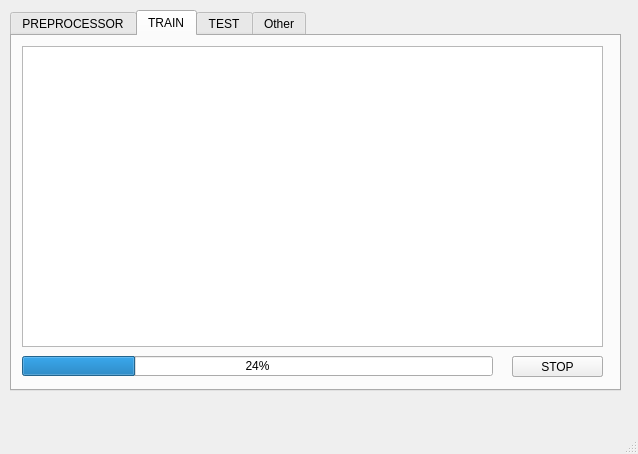
<?xml version="1.0" encoding="UTF-8"?>
<ui version="4.0">
 <class>MainWindow</class>
 <widget class="QMainWindow" name="MainWindow">
  <property name="geometry">
   <rect>
    <x>0</x>
    <y>0</y>
    <width>638</width>
    <height>454</height>
   </rect>
  </property>
  <property name="windowTitle">
   <string>MainWindow</string>
  </property>
  <widget class="QWidget" name="centralwidget">
   <widget class="QTabWidget" name="tabWidget">
    <property name="geometry">
     <rect>
      <x>10</x>
      <y>10</y>
      <width>611</width>
      <height>381</height>
     </rect>
    </property>
    <property name="currentIndex">
     <number>1</number>
    </property>
    <widget class="QWidget" name="tab_2">
     <attribute name="title">
      <string>PREPROCESSOR</string>
     </attribute>
     <widget class="QProgressBar" name="progressBar_2">
      <property name="geometry">
       <rect>
        <x>10</x>
        <y>320</y>
        <width>471</width>
        <height>21</height>
       </rect>
      </property>
      <property name="value">
       <number>24</number>
      </property>
     </widget>
     <widget class="MplWidget2" name="mplwidget2" native="true">
      <property name="geometry">
       <rect>
        <x>10</x>
        <y>10</y>
        <width>581</width>
        <height>301</height>
       </rect>
      </property>
     </widget>
     <widget class="QPushButton" name="Dataset_Start">
      <property name="geometry">
       <rect>
        <x>500</x>
        <y>320</y>
        <width>91</width>
        <height>21</height>
       </rect>
      </property>
      <property name="text">
       <string>START</string>
      </property>
     </widget>
    </widget>
    <widget class="QWidget" name="tab">
     <attribute name="title">
      <string>TRAIN</string>
     </attribute>
     <widget class="QProgressBar" name="progressBar_Epoch">
      <property name="geometry">
       <rect>
        <x>10</x>
        <y>320</y>
        <width>471</width>
        <height>20</height>
       </rect>
      </property>
      <property name="value">
       <number>24</number>
      </property>
     </widget>
     <widget class="QPushButton" name="Train_Start">
      <property name="geometry">
       <rect>
        <x>500</x>
        <y>320</y>
        <width>91</width>
        <height>21</height>
       </rect>
      </property>
      <property name="text">
       <string>START</string>
      </property>
     </widget>
     <widget class="QTextEdit" name="process">
      <property name="geometry">
       <rect>
        <x>10</x>
        <y>10</y>
        <width>581</width>
        <height>301</height>
       </rect>
      </property>
      <property name="lineWrapMode">
       <enum>QTextEdit::FixedPixelWidth</enum>
      </property>
      <property name="lineWrapColumnOrWidth">
       <number>500</number>
      </property>
      <property name="readOnly">
       <bool>true</bool>
      </property>
     </widget>
     <widget class="QPushButton" name="Train_Stop">
      <property name="geometry">
       <rect>
        <x>500</x>
        <y>320</y>
        <width>91</width>
        <height>21</height>
       </rect>
      </property>
      <property name="text">
       <string>STOP</string>
      </property>
     </widget>
    </widget>
    <widget class="QWidget" name="TEST">
     <attribute name="title">
      <string>TEST</string>
     </attribute>
     <widget class="MplWidget" name="mplwidget" native="true">
      <property name="geometry">
       <rect>
        <x>10</x>
        <y>10</y>
        <width>581</width>
        <height>261</height>
       </rect>
      </property>
     </widget>
     <widget class="QLabel" name="label_3">
      <property name="geometry">
       <rect>
        <x>310</x>
        <y>310</y>
        <width>41</width>
        <height>21</height>
       </rect>
      </property>
      <property name="text">
       <string>Label</string>
      </property>
     </widget>
     <widget class="QTextEdit" name="textEdit">
      <property name="geometry">
       <rect>
        <x>10</x>
        <y>290</y>
        <width>281</width>
        <height>41</height>
       </rect>
      </property>
     </widget>
     <widget class="QLabel" name="label_2">
      <property name="geometry">
       <rect>
        <x>300</x>
        <y>280</y>
        <width>51</width>
        <height>21</height>
       </rect>
      </property>
      <property name="text">
       <string>Predict</string>
      </property>
     </widget>
     <widget class="QLineEdit" name="lineEdit">
      <property name="geometry">
       <rect>
        <x>370</x>
        <y>280</y>
        <width>101</width>
        <height>26</height>
       </rect>
      </property>
     </widget>
     <widget class="QLineEdit" name="lineEdit_2">
      <property name="geometry">
       <rect>
        <x>370</x>
        <y>310</y>
        <width>101</width>
        <height>26</height>
       </rect>
      </property>
     </widget>
     <widget class="QLabel" name="label">
      <property name="geometry">
       <rect>
        <x>10</x>
        <y>270</y>
        <width>71</width>
        <height>18</height>
       </rect>
      </property>
      <property name="text">
       <string>Data Path</string>
      </property>
     </widget>
     <widget class="QPushButton" name="pushButton_2">
      <property name="geometry">
       <rect>
        <x>490</x>
        <y>290</y>
        <width>91</width>
        <height>31</height>
       </rect>
      </property>
      <property name="text">
       <string>START</string>
      </property>
     </widget>
    </widget>
    <widget class="QWidget" name="TRAIN">
     <property name="styleSheet">
      <string notr="true">color: qlineargradient(spread:pad, x1:0, y1:0, x2:1, y2:0, stop:0 rgba(255, 178, 102, 255), stop:0.55 rgba(235, 148, 61, 255), stop:0.98 rgba(0, 0, 0, 255), stop:1 rgba(0, 0, 0, 0));</string>
     </property>
     <attribute name="title">
      <string>Other</string>
     </attribute>
    </widget>
   </widget>
  </widget>
  <widget class="QMenuBar" name="menubar">
   <property name="geometry">
    <rect>
     <x>0</x>
     <y>0</y>
     <width>638</width>
     <height>23</height>
    </rect>
   </property>
  </widget>
  <widget class="QStatusBar" name="statusbar"/>
 </widget>
 <customwidgets>
  <customwidget>
   <class>MplWidget</class>
   <extends>QWidget</extends>
   <header>mplwidget.h</header>
   <container>1</container>
  </customwidget>
  <customwidget>
   <class>MplWidget2</class>
   <extends>QWidget</extends>
   <header>mplwidget2.h</header>
   <container>1</container>
  </customwidget>
 </customwidgets>
 <resources/>
 <connections/>
</ui>
